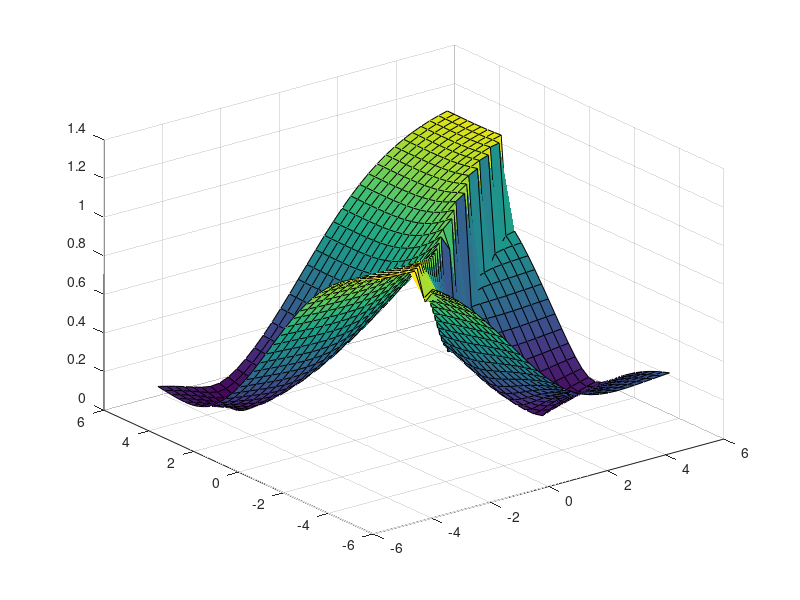

MATLAB code to generate this figure:

x = [-5:0.3:5];
%x = 1
cycs = 300;

I = 0;
li = -2;
se = 3;
ve = 0;

W = [
    se-0.21 li-0.5 ve 0;
    li se 0 ve;
    ve 0 se-0.21 li-0.5;
    0 ve li se;
    ];
b = [I I I I];
tau = 0.1;
instruction = 10;

z = zeros(size(x, 2));

for i = 1:size(x, 2)
    for j = 1:size(x, 2)
        i1 = x(i);
        i2 = x(j)+0.1;
        
        %i1 = -5;
        %i2 = 5;
        a = [0 0 0 0];
        net = [0 0 0 0];
        avg = [0 0 0 0];
        act = zeros(cycs+1, 4);
        act(1,:) = a;
        for cyc = 1:cycs
            if cyc < instruction
                net = [i1 i2 i1 i2];
            else
                net = a * W + b;
            end
            avg = (1 - tau) * avg + tau * net;
            a = 1 ./ (1 + exp(-avg));
            act(cyc+1,:) = a;
        end
        z(i, j) = norm(act(end,:) - act(instruction,:));
        
        if size(x, 2) == 1
            figure;
            plot(act);
            ylim([0 1]);
            legend('1','2','3','4');
        end
    end
end

if size(x, 2) > 1
    figure;
    surf(x, x, z);
end
